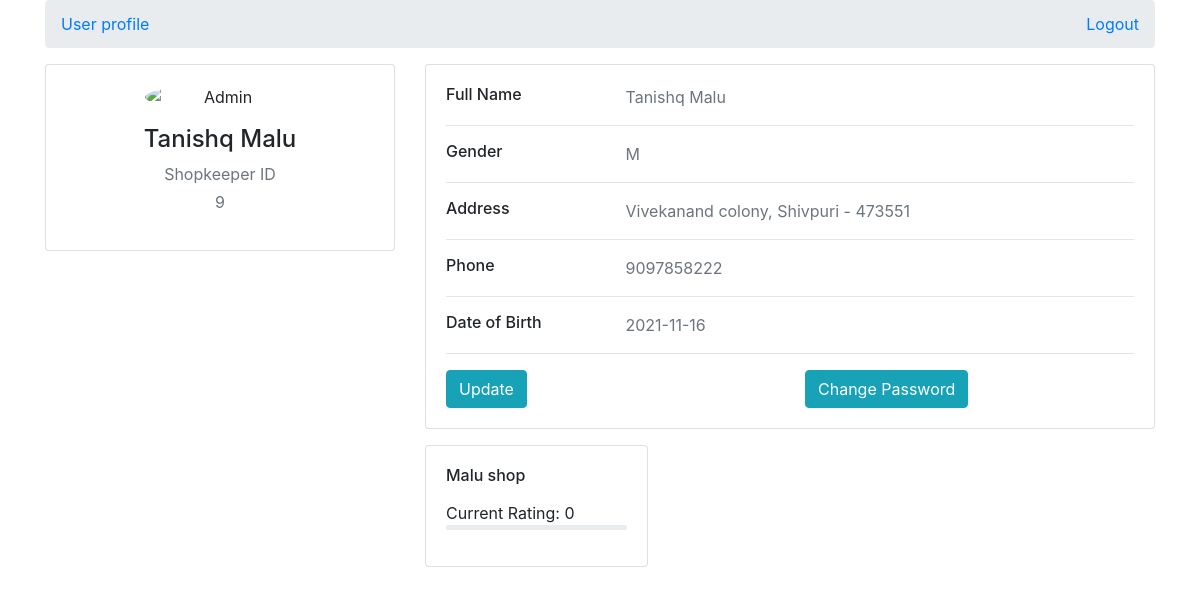
Screenshot of /profile.php (signed in) with the database file from the repository.
### tables this page shows
CREATE TABLE `shopkeeper` (
  `skid` int(11) NOT NULL,
  `skname` varchar(20) NOT NULL,
  `gender` varchar(20) NOT NULL,
  `address` varchar(100) NOT NULL,
  `contact` bigint(20) NOT NULL,
  `dob` date NOT NULL,
  `password` varchar(100) NOT NULL
);

CREATE TABLE `shop` (
  `sid` int(11) NOT NULL,
  `skid` int(11) NOT NULL,
  `sname` varchar(20) NOT NULL,
  `address` varchar(100) NOT NULL,
  `contact` bigint(20) NOT NULL,
  `licensestart` date DEFAULT NULL,
  `licenseend` date DEFAULT NULL,
  `licensecharge` int(11) NOT NULL DEFAULT 0,
  `charges` int(11) NOT NULL DEFAULT 0,
  `pendingcharges` int(11) NOT NULL DEFAULT 0,
  `approval` varchar(20) NOT NULL DEFAULT 'pending'
);

### profile.php (the view, shortened to what this page needs)
<?php
require('db.php');
$var1 = $_SESSION['skid'];
$sql = "SELECT * from `Shopkeeper` where skid= '$var1'" ;
$query = mysqli_query($db, $sql);
$row = mysqli_fetch_assoc($query);
?>
<!DOCTYPE html>
<html lang="en" dir="ltr">
  <head>
    <link rel="stylesheet" href="https://maxcdn.bootstrapcdn.com/bootstrap/4.0.0/css/bootstrap.min.css">
  </head>
  <body>
    <div class="container">
    <div class="main-body">
          <nav aria-label="breadcrumb" class="main-breadcrumb">
            <ol class="breadcrumb">
              <li class="breadcrumb-item"><a href="">User profile</a></li>
              <a href = "logout.php" class="ml-auto"> Logout </a>
            </ol>
          </nav>
          <div class="row gutters-sm">
            <div class="col-md-4 mb-3">
              <div class="card h">
                <div class="card-body">
                  <div class="d-flex flex-column align-items-center text-center">
                    <?php if($row['gender']=="M"){ ?>
                    <img src="https://bootdey.com/img/Content/avatar/avatar7.png" alt="Admin" class="rounded-circle" width="150">
                  <?php }else{ ?>
                  <img src="https://bootdey.com/img/Content/avatar/avatar8.png" alt="Admin" class="rounded-circle" width="150">
                <?php } ?>
                    <div class="mt-3">
                      <h4><?php echo $row['skname']; ?></h4>
                      <p class="text-secondary mb-1">Shopkeeper ID</p>
                      <p class="text-muted font-size-sm"><?php echo $row['skid']; ?></p>
                    </div>
                  </div>
                </div>
              </div>
            </div>
            <div class="col-md-8">
              <div class="card mb-3">
                <div class="card-body">
                  <div class="row">
                    <div class="col-sm-3">
                      <h6 class="mb-0">Full Name</h6>
                    </div>
                    <div class="col-sm-9 text-secondary">
                      <?php echo $row['skname']; ?>
                    </div>
                  </div>
                  <hr>
                  <div class="row">
                    <div class="col-sm-3">
                      <h6 class="mb-0">Gender</h6>
                    </div>
                    <div class="col-sm-9 text-secondary">
                      <?php echo $row['gender']; ?>
                    </div>
                  </div>
                  <hr>
                  <div class="row">
                    <div class="col-sm-3">
                      <h6 class="mb-0">Address</h6>
                    </div>
                    <div class="col-sm-9 text-secondary">
                      <?php echo $row['address']; ?>
                    </div>
                  </div>
                  <hr>
                  <div class="row">
                    <div class="col-sm-3">
                      <h6 class="mb-0">Phone</h6>
                    </div>
                    <div class="col-sm-9 text-secondary">
                      <?php echo $row['contact']; ?>
                    </div>
                  </div>
                  <hr>
                  <div class="row">
                    <div class="col-sm-3">
                      <h6 class="mb-0">Date of Birth</h6>
                    </div>
                    <div class="col-sm-9 text-secondary">
                      <?php echo $row['dob']; ?>
                    </div>
                  </div>
                  <hr>
                  <div class="row">
                    <div class="col-sm-6">
                      <a class="btn btn-info " href="profile_update.php">Update</a>
                    </div>
                    <div class="col-sm-6">
                      <a class="btn btn-info "href="profile_password_update.php">Change Password</a>
                    </div>
                  </div>
                </div>
              </div>
            <div class="row gutters-sm">
              <?php
              $myshops= "SELECT * from Shop where skid = '$var1'";
              $query_myshops = mysqli_query($db, $myshops);
              while($row_myshops = mysqli_fetch_assoc($query_myshops)){
                 $performa = "SELECT (sum(grade)/count(*))*10 as rating FROM `performance` WHERE sid = {$row_myshops['sid']}";
                 $query_performance = mysqli_query($db, $performa);
                 $row_performance = mysqli_fetch_assoc($query_performance);
              ?>
                <div class="col-sm-4 mb-3">
                  <div class="card h-100">
                    <div class="card-body">
                      <h6 class="d-flex align-items-center mb-3"><?php echo $row_myshops['sname'];?></h6>
                      Current Rating: <?php echo $row_performance['rating']/10;?>
                      <div class="progress mb-3" style="height: 5px">
                      </div>
                    </div>
                  </div>
                </div>
            <?php }?>
            </div>
          </div>
        </div>
    </div>
  </body>
</html>

### rows the page displays
shopkeeper: skname "Tanishq Malu", skid "9", gender "M", address "Vivekanand colony, Shivpuri - 473551", contact "9097858222", dob "2021-11-16"
shop: sname "Malu shop", rating "0"
